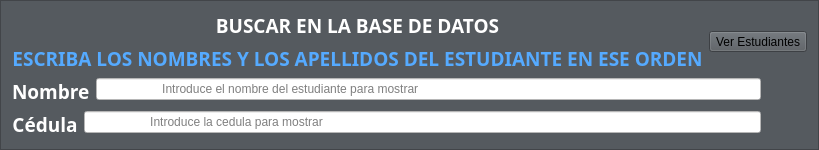
       <widget class="QFrame" name="headframe">
        <property name="styleSheet">
         <string notr="true">background-color: rgb(85, 90, 95);</string>
        </property>
        <property name="frameShape">
         <enum>QFrame::Shape::StyledPanel</enum>
        </property>
        <property name="frameShadow">
         <enum>QFrame::Shadow::Raised</enum>
        </property>
        <layout class="QVBoxLayout" name="verticalLayout_4">
         <item>
          <layout class="QHBoxLayout" name="horizontalLayout_5">
           <item>
            <layout class="QVBoxLayout" name="verticalLayout_3">
             <item>
              <widget class="QLabel" name="ql_EbuscarbaseText">
               <property name="font">
                <font>
                 <family>Poppins</family>
                 <pointsize>14</pointsize>
                 <bold>true</bold>
                </font>
               </property>
               <property name="autoFillBackground">
                <bool>false</bool>
               </property>
               <property name="styleSheet">
                <string notr="true">color: rgb(255, 255, 255);</string>
               </property>
               <property name="text">
                <string>&lt;html&gt;&lt;head/&gt;&lt;body&gt;&lt;p align=&quot;center&quot;&gt;&lt;span style=&quot; font-weight:600;&quot;&gt;BUSCAR EN LA BASE DE DATOS&lt;/span&gt;&lt;/p&gt;&lt;/body&gt;&lt;/html&gt;</string>
               </property>
              </widget>
             </item>
             <item>
              <widget class="QLabel" name="ql_EescribanombresText">
               <property name="palette">
                <palette>
                 <active>
                  <colorrole role="WindowText">
                   <brush brushstyle="SolidPattern">
                    <color alpha="255">
                     <red>85</red>
                     <green>170</green>
                     <blue>255</blue>
                    </color>
                   </brush>
                  </colorrole>
                  <colorrole role="Button">
                   <brush brushstyle="SolidPattern">
                    <color alpha="255">
                     <red>85</red>
                     <green>90</green>
                     <blue>95</blue>
                    </color>
                   </brush>
                  </colorrole>
                  <colorrole role="Text">
                   <brush brushstyle="SolidPattern">
                    <color alpha="255">
                     <red>85</red>
                     <green>170</green>
                     <blue>255</blue>
                    </color>
                   </brush>
                  </colorrole>
                  <colorrole role="ButtonText">
                   <brush brushstyle="SolidPattern">
                    <color alpha="255">
                     <red>85</red>
                     <green>170</green>
                     <blue>255</blue>
                    </color>
                   </brush>
                  </colorrole>
                  <colorrole role="Base">
                   <brush brushstyle="SolidPattern">
                    <color alpha="255">
                     <red>85</red>
                     <green>90</green>
                     <blue>95</blue>
                    </color>
                   </brush>
                  </colorrole>
                  <colorrole role="Window">
                   <brush brushstyle="SolidPattern">
                    <color alpha="255">
                     <red>85</red>
                     <green>90</green>
                     <blue>95</blue>
                    </color>
                   </brush>
                  </colorrole>
                  <colorrole role="PlaceholderText">
                   <brush brushstyle="SolidPattern">
                    <color alpha="128">
                     <red>85</red>
                     <green>170</green>
                     <blue>255</blue>
                    </color>
                   </brush>
                  </colorrole>
                 </active>
                 <inactive>
                  <colorrole role="WindowText">
                   <brush brushstyle="SolidPattern">
                    <color alpha="255">
                     <red>85</red>
                     <green>170</green>
                     <blue>255</blue>
                    </color>
                   </brush>
                  </colorrole>
                  <colorrole role="Button">
                   <brush brushstyle="SolidPattern">
                    <color alpha="255">
                     <red>85</red>
                     <green>90</green>
                     <blue>95</blue>
                    </color>
                   </brush>
                  </colorrole>
                  <colorrole role="Text">
                   <brush brushstyle="SolidPattern">
                    <color alpha="255">
                     <red>85</red>
                     <green>170</green>
                     <blue>255</blue>
                    </color>
                   </brush>
                  </colorrole>
                  <colorrole role="ButtonText">
                   <brush brushstyle="SolidPattern">
                    <color alpha="255">
                     <red>85</red>
                     <green>170</green>
                     <blue>255</blue>
                    </color>
                   </brush>
                  </colorrole>
                  <colorrole role="Base">
                   <brush brushstyle="SolidPattern">
                    <color alpha="255">
                     <red>85</red>
                     <green>90</green>
                     <blue>95</blue>
                    </color>
                   </brush>
                  </colorrole>
                  <colorrole role="Window">
                   <brush brushstyle="SolidPattern">
                    <color alpha="255">
                     <red>85</red>
                     <green>90</green>
                     <blue>95</blue>
                    </color>
                   </brush>
                  </colorrole>
                  <colorrole role="PlaceholderText">
                   <brush brushstyle="SolidPattern">
                    <color alpha="128">
                     <red>85</red>
                     <green>170</green>
                     <blue>255</blue>
                    </color>
                   </brush>
                  </colorrole>
                 </inactive>
                 <disabled>
                  <colorrole role="WindowText">
                   <brush brushstyle="SolidPattern">
                    <color alpha="255">
                     <red>85</red>
                     <green>170</green>
                     <blue>255</blue>
                    </color>
                   </brush>
                  </colorrole>
                  <colorrole role="Button">
                   <brush brushstyle="SolidPattern">
                    <color alpha="255">
                     <red>85</red>
                     <green>90</green>
                     <blue>95</blue>
                    </color>
                   </brush>
                  </colorrole>
                  <colorrole role="Text">
                   <brush brushstyle="SolidPattern">
                    <color alpha="255">
                     <red>85</red>
                     <green>170</green>
                     <blue>255</blue>
                    </color>
                   </brush>
                  </colorrole>
                  <colorrole role="ButtonText">
                   <brush brushstyle="SolidPattern">
                    <color alpha="255">
                     <red>85</red>
                     <green>170</green>
                     <blue>255</blue>
                    </color>
                   </brush>
                  </colorrole>
                  <colorrole role="Base">
                   <brush brushstyle="SolidPattern">
                    <color alpha="255">
                     <red>85</red>
                     <green>90</green>
                     <blue>95</blue>
                    </color>
                   </brush>
                  </colorrole>
                  <colorrole role="Window">
                   <brush brushstyle="SolidPattern">
                    <color alpha="255">
                     <red>85</red>
                     <green>90</green>
                     <blue>95</blue>
                    </color>
                   </brush>
                  </colorrole>
                  <colorrole role="PlaceholderText">
                   <brush brushstyle="SolidPattern">
                    <color alpha="128">
                     <red>85</red>
                     <green>170</green>
                     <blue>255</blue>
                    </color>
                   </brush>
                  </colorrole>
                 </disabled>
                </palette>
               </property>
               <property name="font">
                <font>
                 <family>Poppins</family>
                 <pointsize>14</pointsize>
                 <bold>true</bold>
                </font>
               </property>
               <property name="toolTip">
                <string>&lt;html&gt;&lt;head/&gt;&lt;body&gt;&lt;p&gt;Escriba los dos nombres y los apellidos en ese orden&lt;/p&gt;&lt;p&gt;&lt;br/&gt;&lt;/p&gt;&lt;/body&gt;&lt;/html&gt;</string>
               </property>
               <property name="styleSheet">
                <string notr="true">color: rgb(85, 170, 255);</string>
               </property>
               <property name="text">
                <string>&lt;html&gt;&lt;head/&gt;&lt;body&gt;&lt;p align=&quot;center&quot;&gt;&lt;span style=&quot; font-weight:600;&quot;&gt;ESCRIBA LOS NOMBRES Y LOS APELLIDOS DEL ESTUDIANTE EN ESE ORDEN&lt;/span&gt;&lt;/p&gt;&lt;/body&gt;&lt;/html&gt;</string>
               </property>
              </widget>
             </item>
            </layout>
           </item>
           <item>
            <widget class="QToolButton" name="bttn_verestudiantes">
             <property name="text">
              <string>Ver Estudiantes</string>
             </property>
            </widget>
           </item>
          </layout>
         </item>
         <item>
          <layout class="QHBoxLayout" name="horizontalLayout_4">
           <item>
            <layout class="QVBoxLayout" name="verticalLayout_2">
             <item>
              <layout class="QFormLayout" name="formLayout_2">
               <item row="0" column="0">
                <widget class="QLabel" name="ql_EnombreSearch">
                 <property name="font">
                  <font>
                   <family>Poppins</family>
                   <pointsize>14</pointsize>
                   <bold>true</bold>
                  </font>
                 </property>
                 <property name="styleSheet">
                  <string notr="true">color: rgb(255, 255,255);</string>
                 </property>
                 <property name="text">
                  <string>&lt;html&gt;&lt;head/&gt;&lt;body&gt;&lt;p&gt;&lt;span style=&quot; font-weight:600;&quot;&gt;Nombre&lt;/span&gt;&lt;/p&gt;&lt;/body&gt;&lt;/html&gt;</string>
                 </property>
                </widget>
               </item>
               <item row="0" column="1">
                <widget class="QLineEdit" name="qlinee_EnombreSearch">
                 <property name="layoutDirection">
                  <enum>Qt::LayoutDirection::LeftToRight</enum>
                 </property>
                 <property name="styleSheet">
                  <string notr="true">background-color: rgb(255, 255, 255);
color: rgb(0, 0, 0);</string>
                 </property>
                 <property name="inputMask">
                  <string/>
                 </property>
                 <property name="text">
                  <string/>
                 </property>
                 <property name="maxLength">
                  <number>32767</number>
                 </property>
                 <property name="frame">
                  <bool>true</bool>
                 </property>
                 <property name="placeholderText">
                  <string>                   Introduce el nombre del estudiante para mostrar</string>
                 </property>
                 <property name="clearButtonEnabled">
                  <bool>false</bool>
                 </property>
                </widget>
               </item>
              </layout>
             </item>
             <item>
              <layout class="QFormLayout" name="formLayout_3">
               <item row="0" column="0">
                <widget class="QLabel" name="ql_EcedulaSearch">
                 <property name="font">
                  <font>
                   <family>Poppins</family>
                   <pointsize>14</pointsize>
                   <bold>true</bold>
                  </font>
                 </property>
                 <property name="styleSheet">
                  <string notr="true">color: rgb(255, 255, 255);</string>
                 </property>
                 <property name="text">
                  <string>&lt;html&gt;&lt;head/&gt;&lt;body&gt;&lt;p align=&quot;center&quot;&gt;&lt;span style=&quot; font-weight:600;&quot;&gt;Cédula&lt;/span&gt;&lt;/p&gt;&lt;/body&gt;&lt;/html&gt;</string>
                 </property>
                </widget>
               </item>
               <item row="0" column="1">
                <widget class="QLineEdit" name="qlinee_EcedulaSearch">
                 <property name="styleSheet">
                  <string notr="true">background-color: rgb(255, 255, 255);
color: rgb(0, 0, 0);</string>
                 </property>
                 <property name="inputMask">
                  <string/>
                 </property>
                 <property name="placeholderText">
                  <string>                   Introduce la cedula para mostrar</string>
                 </property>
                </widget>
               </item>
              </layout>
             </item>
            </layout>
           </item>
           <item>
            <widget class="QPushButton" name="bttn_Ebuscar">
             <property name="cursor">
              <cursorShape>PointingHandCursor</cursorShape>
             </property>
             <property name="mouseTracking">
              <bool>true</bool>
             </property>
             <property name="focusPolicy">
              <enum>Qt::FocusPolicy::StrongFocus</enum>
             </property>
             <property name="styleSheet">
              <string notr="true">QPushButton:hover
{
	border-style: solid;
	background-color: #757a80;

}

QPushButton:pressed
{
	 	background-color:#333639;
}</string>
             </property>
             <property name="text">
              <string/>
             </property>
             <property name="icon">
              <iconset resource="../assets/icons/resource.qrc">
               <normaloff>:/Botones salida/search-icon.png</normaloff>:/Botones salida/search-icon.png</iconset>
             </property>
             <property name="iconSize">
              <size>
               <width>50</width>
               <height>50</height>
              </size>
             </property>
             <property name="checkable">
              <bool>false</bool>
             </property>
             <property name="autoRepeat">
              <bool>false</bool>
             </property>
             <property name="autoExclusive">
              <bool>false</bool>
             </property>
             <property name="flat">
              <bool>true</bool>
             </property>
            </widget>
           </item>
          </layout>
         </item>
        </layout>
       </widget>
